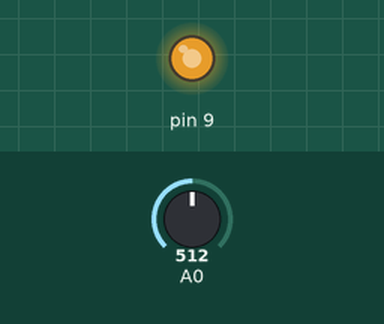
Recording of a sketch running on a simulated Arduino Uno, built with avr-gcc and run on an emulated ATmega328P. Shown: output pins drawn as LEDs (lit = HIGH). The inputs (shaded band) are chosen by the test bench; at power-on: A0 = 512. What the sketch prints to the serial monitor is not drawn.

Above: at 1.2 s.
1.3 s: A0 set to 716
At 1.53 s:
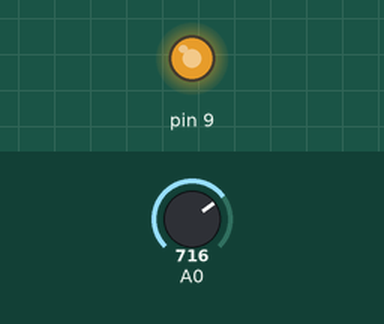
4.3 s: A0 set to 165
6.3 s: A0 set to 139
At 7.3 s:
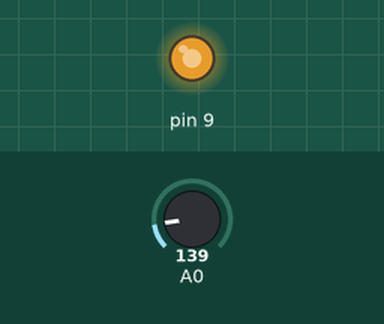
8.2 s: A0 set to 122
At 8.7 s:
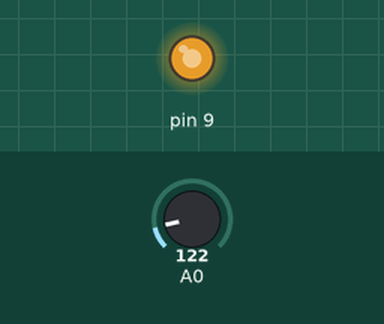
11.2 s: A0 set to 90
At 11.9 s:
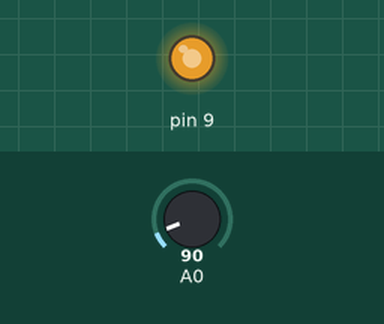
12.7 s: A0 set to 55
15.7 s: A0 set to 45
Timing chart, 0 to 19.7 s (numbered marks = the images above; inputs shaded):
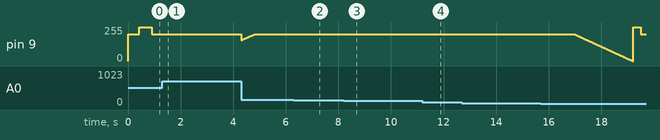

Measured:
- after the input at 1.3 s, pin 9: stops changing and stays 200/255
- after the input at 6.3 s, pin 9: stays 200/255 (without the input it goes to 255/255 after 1.2 s)
- after the input at 8.2 s, pin 9: stays 200/255 (without the input it goes to 255/255 after 2.0 s)
- after the input at 11.2 s, pin 9: stays 200/255 (without the input it goes to 255/255 after 0.45 s)

The sketch:

PID_Attempt.ino
```cpp
#define timeStep 1

int setPoint = 100;
int error_prior = 0;
float Kp = 0.05;
float Kd = 0.01;
float Ki = 0.01;
int integral = 0;
int derivative = 0;
long T1 = 0;

void setup()
{
  Serial.begin(9600);
  pinMode(9, OUTPUT);
}

void loop()
{
  //---------------------PID Loop---------------------------//
  int LightLevel = analogRead(A0);
  int error = setPoint - LightLevel;

  integral += error*timeStep;
  derivative = (error - error_prior)/timeStep;
  float output = Kp*error + Kd*derivative + Ki*integral;

  if (output < 0)
  {
    output = 0;
  }else if(output > 1023)
  {
    output = 1023;
  }

  error_prior = error;
  analogWrite(9, 200-700.0*(output/1023.0));

  if (abs(setPoint - LightLevel) < 50)
  {
    Serial.println("All Good");
  }else{
    Serial.println(error);
  }
  //Serial.println(analogRead(A0));
  delay(timeStep);
  //--------------------------------------------------------//
}
```
